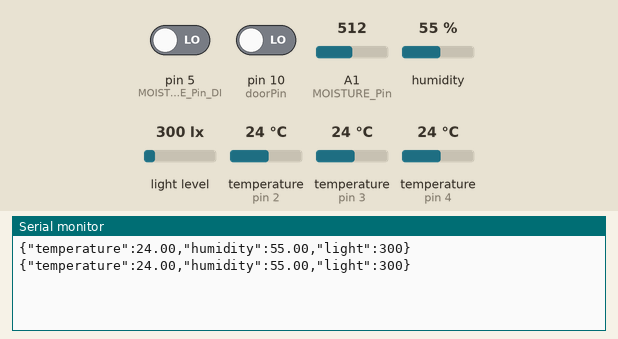
Simulated run of this sketch. Board: Arduino Uno, built with avr-gcc and run on an emulated ATmega328P. On the bench: the last lines printed to the serial monitor. Inputs (shaded band) come from the test bench; at power-on: humidity 55 %, light level 300 lx, temperature (sensors on pin 3, pin 2, pin 4) 24 °C, pin 5 (MOISTURE_Pin_DI) LOW, pin 10 (doorPin) LOW, A1 (MOISTURE_Pin) = 512.

Above: at 1.8 s.
1.9 s: humidity set to 22 %
At 2.8 s:
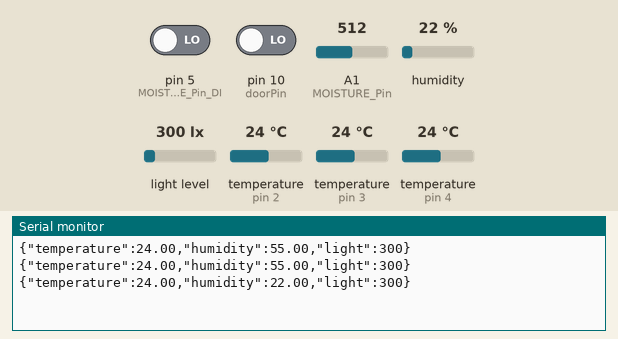
3.4 s: light level set to 40 lx
At 3.4 s:
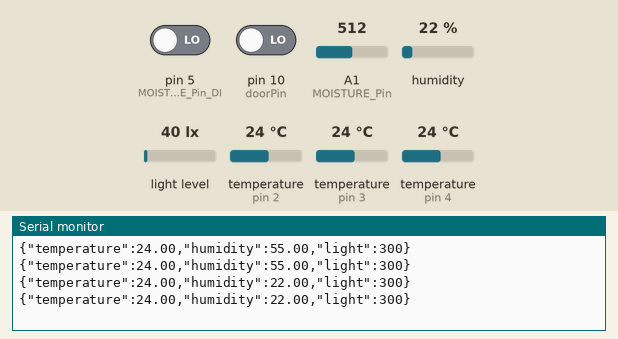
9.6 s: temperature (sensor on pin 3) set to 12 °C
At 10.5 s:
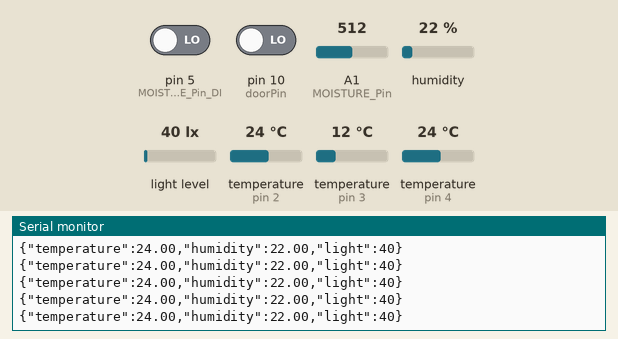
11.1 s: humidity set to 40 %
At 12.4 s:
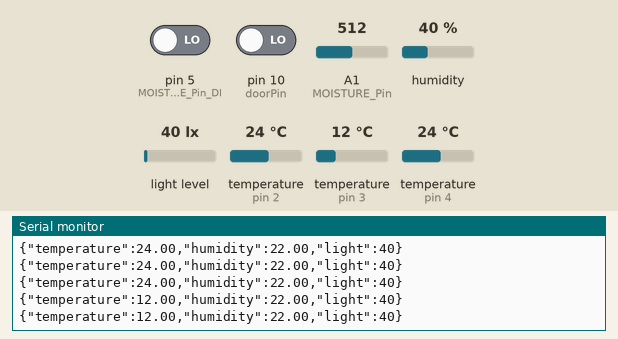
12.6 s: light level set to 500 lx
At 13.6 s:
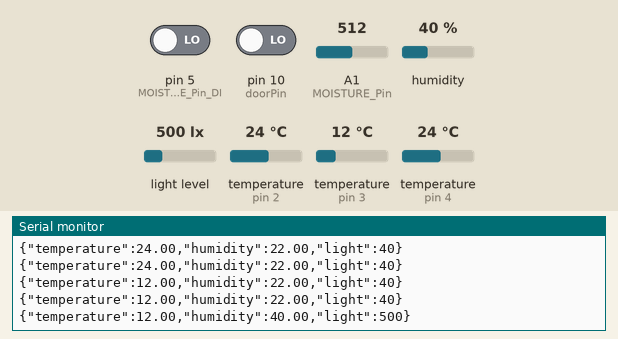
14.1 s: temperature (sensor on pin 3) set to 19 °C
At 15.8 s:
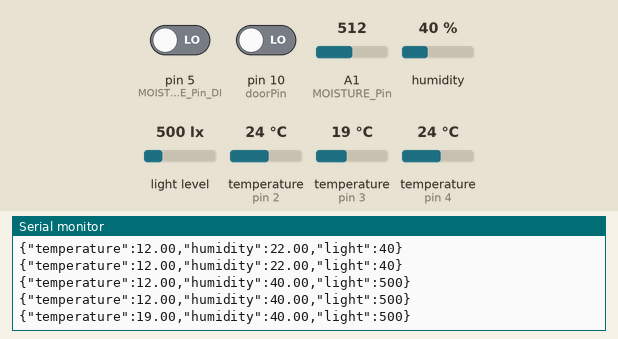
Timing chart, 0 to 16.6 s (numbered marks = the images above; inputs shaded):
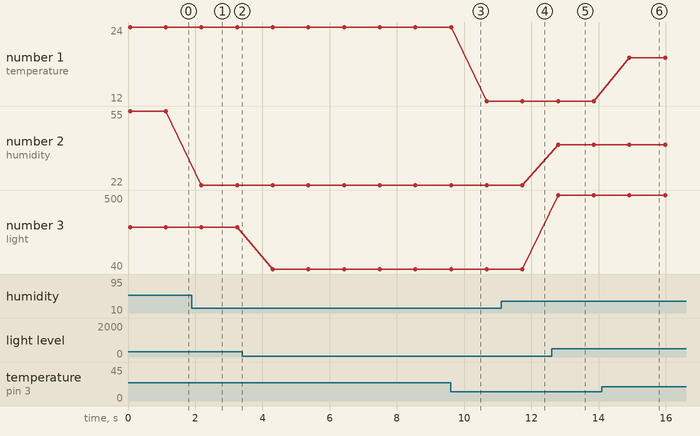

Measured:
- after the input at 1.9 s, the serial monitor: prints a new line after 0.28 s (image 1)
- after the input at 12.6 s, the serial monitor: prints a new line after 0.20 s (image 5)
- after the input at 14.1 s, the serial monitor: prints a new line after 0.82 s (image 6)
- plotted number 1: 24 → 12 after the input at 9.6 s, 12 → 19 after the input at 14.1 s
- plotted number 2: 55 → 22 after the input at 1.9 s
- plotted number 3: 300 → 40 after the input at 3.4 s, 40 → 500 after the input at 12.6 s

The sketch:

temperature_sensor.ino
```cpp
#include <DHT.h>
#include <Wire.h>
#include <Adafruit_Sensor.h>
#include <Adafruit_TSL2561_U.h>
#include <OneWire.h>

#include<stdlib.h>
char *message;

Adafruit_TSL2561_Unified tsl = Adafruit_TSL2561_Unified(TSL2561_ADDR_FLOAT, 12345);

String inputString = ""; // a string to hold incoming data
boolean stringComplete = false; // for serial message complete

#define DHTPIN 2
#define DHTTYPE DHT22
DHT dht(DHTPIN, DHTTYPE);
int DS18S20_Pin = 3;
int DS18S20_Pin_Probe = 4;
int LDR_Pin = A0;
int MOISTURE_Pin = A1;
int MOISTURE_Pin_DI = 5;
int light;
int counter = 10;

OneWire ds_internal(DS18S20_Pin);
OneWire ds_external(DS18S20_Pin_Probe);

// reed switch to test door status
const int doorPin = 10;
int doorState;

void setup() {
  Serial.begin(9600);
  dht.begin();

  /* Display some basic information on this sensor */
  displaySensorDetails();

  /* Setup the sensor gain and integration time */
  configureSensor();

  pinMode(doorPin, INPUT);
}

void loop() {

  doorState = digitalRead(doorPin);

  float h = dht.readHumidity();
  float temperature = getTempInternal();
  float temperature_external = getTempExternal();

  int moisture = analogRead(MOISTURE_Pin);
  int moisture_digital = digitalRead(MOISTURE_Pin_DI);

  /* Get a new sensor event */
  sensors_event_t event;
  tsl.getEvent(&event);
  /* Display the results (light is measured in lux) */
  if (event.light)
  {
    //Serial.print(event.light); Serial.println(" lux");
    light = int(event.light);
  }
  else
  {
    /* If event.light = 0 lux the sensor is probably saturated
       and no reliable data could be generated! */
    // Serial.println("Sensor overload");
    light = 0;
  }


  Serial.print("{");

    Serial.print("\"temperature\":");
    Serial.print(temperature);
    Serial.print(",\"humidity\":");
    Serial.print(h);
    Serial.print(",\"light\":");
    Serial.print(light);

  Serial.println("}");
  counter = counter + 1;
  delay(1000); //just here to slow down the output for easier reading

}

void serialEvent() {
  while (Serial.available()) {
    // get the new byte:
    char inChar = (char)Serial.read();
    // add it to the inputString:
    inputString += inChar;
    // if the incoming character is a newline, set a flag
    // so the main loop can do something about it:
    if (inChar == '\n') {
      stringComplete = true;
    }
  }
}

float getTempExternal() {
  //returns the temperature from one DS18S20 in DEG Celsius

  byte data[12];
  byte addr[8];

  if ( !ds_external.search(addr)) {
    //no more sensors on chain, reset search
    ds_external.reset_search();
    return -1000;
  }

  if ( OneWire::crc8( addr, 7) != addr[7]) {
    Serial.println("CRC is not valid!");
    return -1000;
  }

  if ( addr[0] != 0x10 && addr[0] != 0x28) {
    Serial.print("Device is not recognized");
    return -1000;
  }

  ds_external.reset();
  ds_external.select(addr);
  ds_external.write(0x44, 1); // start conversion, with parasite power on at the end

  byte present = ds_external.reset();
  ds_external.select(addr);
  ds_external.write(0xBE); // Read Scratchpad


  for (int i = 0; i < 9; i++) { // we need 9 bytes
    data[i] = ds_external.read();
  }

  ds_external.reset_search();

  byte MSB = data[1];
  byte LSB = data[0];

  float tempRead = ((MSB << 8) | LSB); //using two's compliment
  float TemperatureSum = tempRead / 16;

  return TemperatureSum;

}

float getTempInternal() {
  //returns the temperature from one DS18S20 in DEG Celsius

  byte data[12];
  byte addr[8];

  if ( !ds_internal.search(addr)) {
    //no more sensors on chain, reset search
    ds_internal.reset_search();
    return -1000;
  }

  if ( OneWire::crc8( addr, 7) != addr[7]) {
    Serial.println("CRC is not valid!");
    return -1000;
  }

  if ( addr[0] != 0x10 && addr[0] != 0x28) {
    Serial.print("Device is not recognized");
    return -1000;
  }

  ds_internal.reset();
  ds_internal.select(addr);
  ds_internal.write(0x44, 1); // start conversion, with parasite power on at the end

  byte present = ds_internal.reset();
  ds_internal.select(addr);
  ds_internal.write(0xBE); // Read Scratchpad


  for (int i = 0; i < 9; i++) { // we need 9 bytes
    data[i] = ds_internal.read();
  }

  ds_internal.reset_search();

  byte MSB = data[1];
  byte LSB = data[0];

  float tempRead = ((MSB << 8) | LSB); //using two's compliment
  float TemperatureSum = tempRead / 16;

  return TemperatureSum;

}


void displaySensorDetails(void)
{
  sensor_t sensor;
  tsl.getSensor(&sensor);
  /*Serial.println("------------------------------------");
  Serial.print  ("Sensor:       "); Serial.println(sensor.name);
  Serial.print  ("Driver Ver:   "); Serial.println(sensor.version);
  Serial.print  ("Unique ID:    "); Serial.println(sensor.sensor_id);
  Serial.print  ("Max Value:    "); Serial.print(sensor.max_value); Serial.println(" lux");
  Serial.print  ("Min Value:    "); Serial.print(sensor.min_value); Serial.println(" lux");
  Serial.print  ("Resolution:   "); Serial.print(sensor.resolution); Serial.println(" lux");
  Serial.println("------------------------------------");
  Serial.println("");
  delay(500);
  */
}

/**************************************************************************/
/*
    Configures the gain and integration time for the TSL2561
*/
/**************************************************************************/
void configureSensor(void)
{
  /* You can also manually set the gain or enable auto-gain support */
  // tsl.setGain(TSL2561_GAIN_1X);      /* No gain ... use in bright light to avoid sensor saturation */
  // tsl.setGain(TSL2561_GAIN_16X);     /* 16x gain ... use in low light to boost sensitivity */
  //tsl.enableAutoGain(true);          /* Auto-gain ... switches automatically between 1x and 16x */

  /* Changing the integration time gives you better sensor resolution (402ms = 16-bit data) */
  //tsl.setIntegrationTime(TSL2561_INTEGRATIONTIME_13MS);      /* fast but low resolution */
  //tsl.setIntegrationTime(TSL2561_INTEGRATIONTIME_101MS);  /* medium resolution and speed   */
  tsl.setIntegrationTime(TSL2561_INTEGRATIONTIME_402MS);  /* 16-bit data but slowest conversions */

  /* Update these values depending on what you've set above! */
  /*Serial.println("------------------------------------");
  Serial.print  ("Gain:         "); Serial.println("Auto");
  Serial.print  ("Timing:       "); Serial.println("13 ms");
  Serial.println("------------------------------------");*/
}
```
